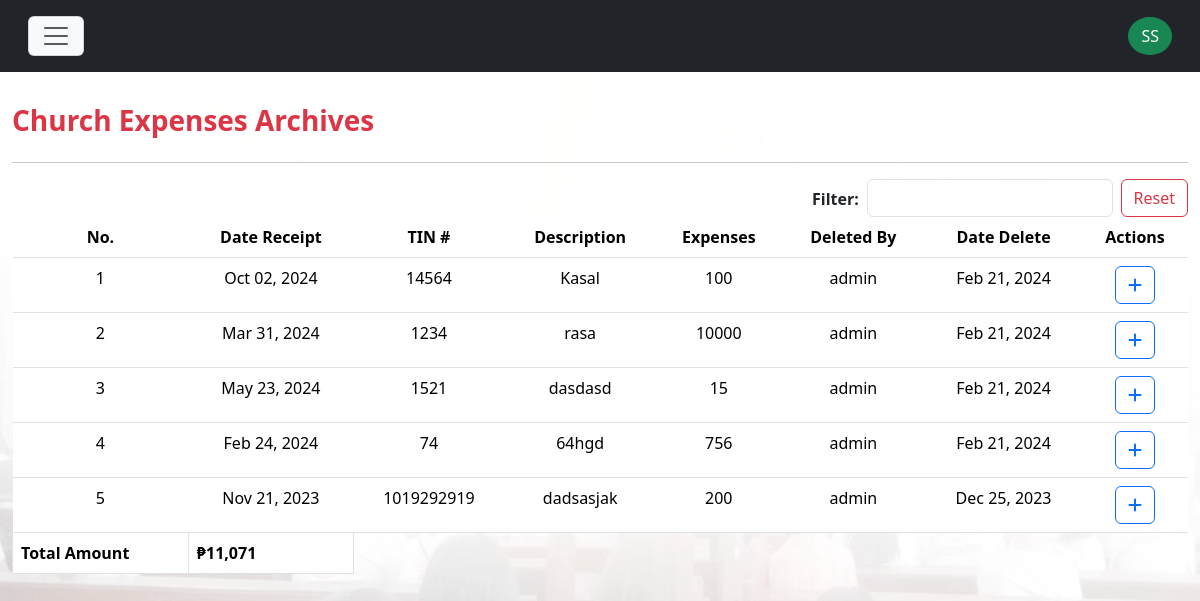
Screenshot of /scred_heart/super_admin/church-expenses-archives.php (signed in) with the database file from the repository.
### tables this page shows
CREATE TABLE `tbl_church_expense_archive` (
  `expenses_id_arch` int(11) NOT NULL,
  `date_receipt_arch` varchar(255) DEFAULT NULL,
  `description_arch` longtext DEFAULT NULL,
  `tin_arch` varchar(255) DEFAULT NULL,
  `expenses_arch` varchar(255) DEFAULT NULL,
  `deleted_by` varchar(255) NOT NULL,
  `date_deleted` date NOT NULL DEFAULT current_timestamp()
);

### scred_heart/inc/functions.php (called while the page is built, shortened)
<?php
include("conn.php");
$view_church_tblepx_arch = "SELECT *, expenses_arch AS total_expenses_arch FROM tbl_church_expense_archive ORDER BY expenses_id_arch DESC";
$tbl_list_churhcexp_arch = $conn->query($view_church_tblepx_arch) or die($conn->error);
?>

### scred_heart/super_admin/church-expenses-archives.php (the view, shortened to what this page needs)
<?php
require_once "../inc/functions.php";
?>
<!DOCTYPE html>
<html lang="en">
<?php require_once "template-parts/head.php"; ?>
<body>
<?php
require_once "template-parts/navLogin.php";
?>
<section id="archive-church-expenses" class="pt-2 mt-3 text-md-start text-center mt-md-5 mb-5">
<div class="container-fluid mt-5">
<div class="row">
<div><h3 class="text-danger fw-bolder ">Church Expenses Archives</h3></div>
</div>
<hr>
<div class="row">
<div class="col-md-4"></div>
<div class="col-md-4"></div>
<div class="col-md-4 d-flex">
<label class="me-1 mt-2 fw-bolder">Filter: </label>
<input type="text" id="searchExpenseArch" class="form-control ms-1 me-2 searchExpenseArch"> <a href="church-expenses-archives" class="btn btn-outline-danger" type="button">Reset</a>
</div>
</div>
<div class="row">
<div class="col-md-12">
<div class="table-responsive">
<div id="showChurchArchExpensesData">
<table class="table table-hover" id="church-expenses-table-archive">
<thead>
<tr class="text-center">
<th>No.</th>
<th>Date Receipt</th>
<th>TIN #</th>
<th>Description</th>
<th>Expenses</th>
<th>Deleted By</th>
<th>Date Delete</th>
<th>Actions</th>
</tr>
</thead>
<tbody>
<?php
	$ctr = 1;
	$peso_sign = "\xE2\x82\xB1";
	$total_church_arch_amount = 0;
	while ($row_church_arch = $tbl_list_churhcexp_arch->fetch_assoc()) {
		$origDate = $row_church_arch["date_receipt_arch"];
		$date_receipt_arch = new DateTime($origDate);
		$formatdate = $date_receipt_arch->format("M d, Y");
		$origDateDel = $row_church_arch["date_deleted"];
		$date_deleted = new DateTime($origDateDel);
		$date_format = $date_deleted->format("M d, Y");
		$total_church_arch_amount += $row_church_arch["total_expenses_arch"];
?>
<tr class="text-center">
	<td><?= $ctr; ?></td>
	<td><?= $formatdate; ?></td>
	<td><?= $row_church_arch["tin_arch"]; ?></td>
	<td><?= $row_church_arch["description_arch"]; ?></td>
	<td><?= $row_church_arch["expenses_arch"] ;?></td>
	<td><?= $row_church_arch["deleted_by"]; ?></td>
	<td><?= $date_format; ?></td>
	<td>
		<a href="#" type="button" class="btn btn-outline-primary delChurchExpArch" id="<?= $row_church_arch['expenses_id_arch']; ?>" data-bs-toggle="modal" data-bs-target="#modalChurchDelRestore"><i class="fa-solid fa-plus fw-bolder"></i></a>
	</td>
</tr>
<?php
$ctr++;
	}
?>
<tr>
<th class="border">Total Amount</th>
<td class="border fw-bolder"><?= $peso_sign.number_format($total_church_arch_amount); ?></td>
</tr>
</tbody>
</table>
</div>
</div>
</div>
</div>
</div>
</section>
</body>
</html>

### scred_heart/super_admin/css/custom.css (style rules this page uses)
:root { --sofia: "Sofia", sans-serif; --arial: Arial; --tang: "Tangerine", serif; --Comic: "Comic Sans MS", cursive, sans-serif; --Roman: times new roman; --cursive: cursive; --bgGradient: linear-gradient(132deg, rgb(0,0,0), #8d8686); --yellowish: #a0e11f; --maroon: rgba(230,16,16,0.85); --blackish: rgba(0,0,0,0.71); --verdigis: #50a2a7; --divBackground: rgba(22, 22, 21, .6); --menuBackground: rgba(192, 146, 49, .8); --whiteBackground: rgba(251, 244, 248, .9); --stroke: rgb(19, 20, 21) 4px 0px 0px, rgb(19, 20, 21) 3.87565px 0.989616px 0px, rgb(19, 20, 21) 3.51033px 1.9177px 0px, rgb(19, 20, 21) 2.92676px 2.72656px 0px, rgb(19, 20, 21) 2.16121px 3.36588px 0px, rgb(19, 20, 21) 1.26129px 3.79594px 0px, rgb(19, 20, 21) 0.282949px 3.98998px 0px, rgb(19, 20, 21) -0.712984px 3.93594px 0px, rgb(19, 20, 21) -1.66459px 3.63719px 0px, rgb(19, 20, 21) -2.51269px 3.11229px 0px, rgb(19, 20, 21) -3.20457px 2.39389px 0px, rgb(19, 20, 21) -3.69721px 1.52664px 0px, rgb(19, 20, 21) -3.95997px 0.56448px 0px, rgb(19, 20, 21) -3.97652px -0.432781px 0px, rgb(19, 20, 21) -3.74583px -1.40313px 0px, rgb(19, 20, 21) -3.28224px -2.28625px 0px, rgb(19, 20, 21) -2.61457px -3.02721px 0px, rgb(19, 20, 21) -1.78435px -3.57996px 0px, rgb(19, 20, 21) -0.843183px -3.91012px 0px, rgb(19, 20, 21) 0.150409px -3.99717px 0px, rgb(19, 20, 21) 1.13465px -3.8357px 0px, rgb(19, 20, 21) 2.04834px -3.43574px 0px, rgb(19, 20, 21) 2.83468px -2.82216px 0px, rgb(19, 20, 21) 3.44477px -2.03312px 0px, rgb(19, 20, 21) 3.84068px -1.11766px 0px, rgb(19, 20, 21) 3.9978px -0.132717px 0px;; }
html,body { margin: 0; padding: 0; max-width: 100%; scroll-behavior: smooth; box-sizing: border-box; }

### rows the page displays
tbl_church_expense_archive: date_receipt_arch "Oct 02, 2024", tin_arch "14564", description_arch "Kasal", expenses_arch "100", deleted_by "admin", date_deleted "Feb 21, 2024"
tbl_church_expense_archive: date_receipt_arch "Mar 31, 2024", tin_arch "1234", description_arch "rasa", expenses_arch "10000", deleted_by "admin", date_deleted "Feb 21, 2024"
tbl_church_expense_archive: date_receipt_arch "May 23, 2024", tin_arch "1521", description_arch "dasdasd", expenses_arch "15", deleted_by "admin", date_deleted "Feb 21, 2024"
tbl_church_expense_archive: date_receipt_arch "Feb 24, 2024", tin_arch "74", description_arch "64hgd", expenses_arch "756", deleted_by "admin", date_deleted "Feb 21, 2024"
tbl_church_expense_archive: date_receipt_arch "Nov 21, 2023", tin_arch "1019292919", description_arch "dadsasjak", expenses_arch "200", deleted_by "admin", date_deleted "Dec 25, 2023"

### other values shown
$initials "SS"
$peso_sign "₱"
$total_church_arch_amount "11,071"
